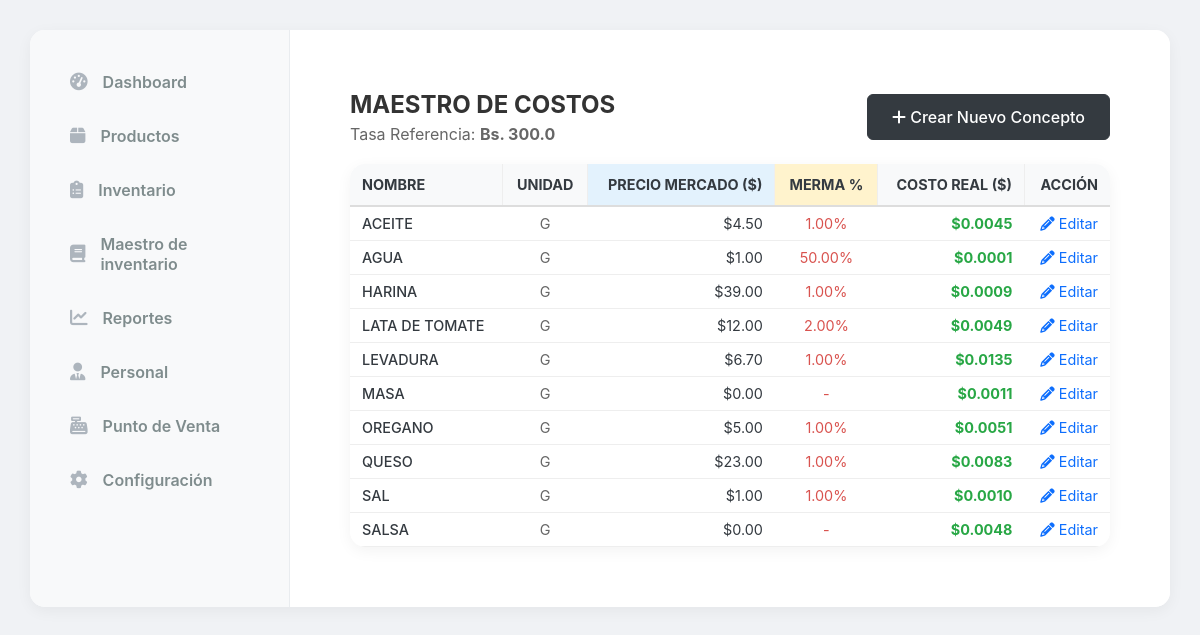
Page /maestros/ on the earlier database version.
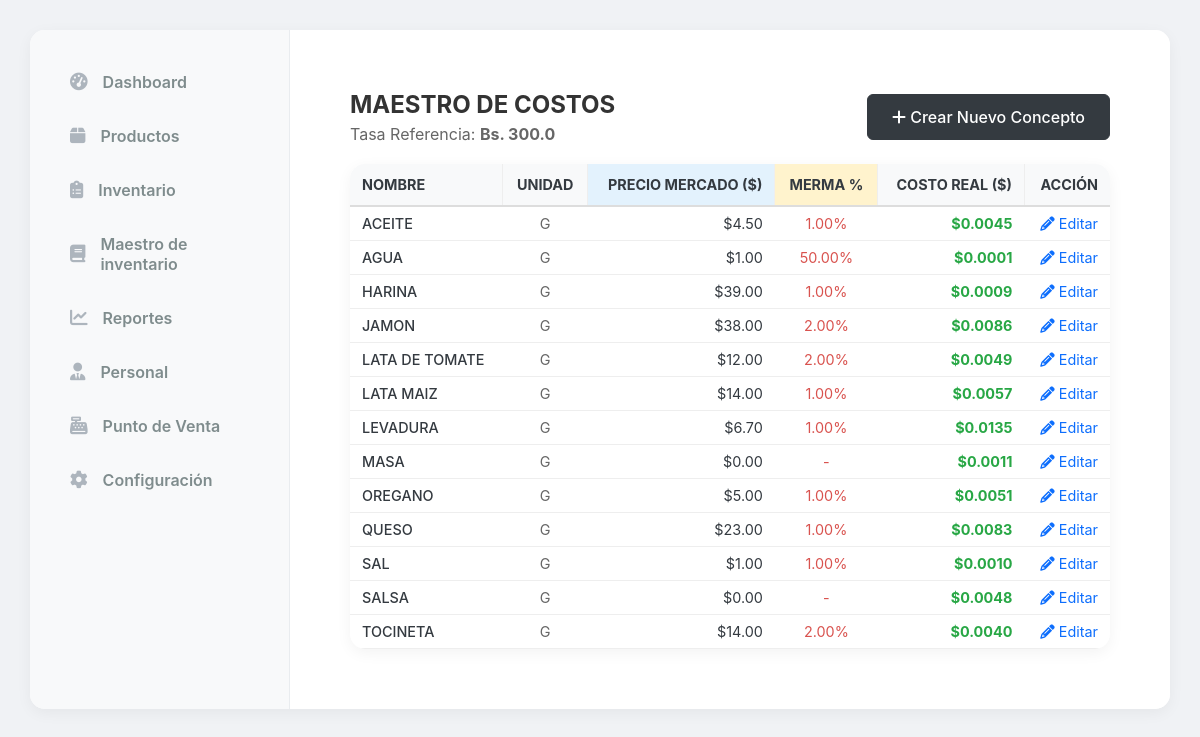
Same page on the later database version.
### inventory/models.py (models this page shows, shortened)
class Insumo(models.Model):
    nombre = models.CharField(max_length=200)
    categoria = models.ForeignKey(CategoriaInsumo, on_delete=models.SET_NULL, null=True)
    unidad = models.ForeignKey(UnidadMedida, on_delete=models.PROTECT, verbose_name="Unidad Base")
    cantidad_por_precio = models.DecimalField(max_digits=10, decimal_places=2, default=1000, verbose_name="Cant. Ref")
    precio_mercado = models.DecimalField(max_digits=12, decimal_places=2, default=0, verbose_name="Precio Mercado ($)")
    merma_porcentaje = models.DecimalField(max_digits=5, decimal_places=2, default=0, verbose_name="% Merma")
    costo_unitario = models.DecimalField(max_digits=12, decimal_places=6, default=0, verbose_name="Costo Real x Gramo")
    stock_actual = models.DecimalField(max_digits=12, decimal_places=3, default=0)
    stock_minimo = models.DecimalField(max_digits=12, decimal_places=3, default=500)
    es_insumo_compuesto = models.BooleanField(default=False)

class UnidadMedida(models.Model):
    nombre = models.CharField(max_length=50)
    codigo = models.CharField(max_length=10)
    factor = models.DecimalField(max_digits=10, decimal_places=4, default=1, help_text="1 para Gramos/ML. 1000 para KG/L.")

### maestros/views.py (the view)
# urls.py: path('', views.maestro_list, name='maestro_list'),
def maestro_list(request):
    insumos = Insumo.objects.all().order_by('nombre')
    tasa_dolar = 300.00
    return render(request, 'maestros/maestro_list.html', {
        'insumos': insumos,
        'tasa': tasa_dolar
    })

### maestros/templates/maestros/maestro_list.html (shortened to what this page needs)
{% extends 'base.html' %}
{% block content %}
<div style="padding: 20px;">
    <div style="display: flex; justify-content: space-between; align-items: center; margin-bottom: 20px;">
        <div>
            <h2 style="margin: 0; color: #333;">MAESTRO DE COSTOS</h2>
            <p style="margin: 5px 0 0 0; color: #666;">Tasa Referencia: <b>Bs. {{ tasa }}</b></p>
        </div>
        <a href="{% url 'maestro_create' %}" class="add-btn">
            <i class="fas fa-plus"></i> Crear Nuevo Concepto
        </a>
    </div>
    <div class="card-style" style="padding: 0; overflow-x: auto;">
        <table style="width: 100%; border-collapse: collapse; font-size: 0.9rem;">
            <thead>
                <tr style="background-color: #f8f9fa; border-bottom: 2px solid #ddd;">
                    <th style="padding: 12px; text-align: left; border-right: 1px solid #eee;">NOMBRE</th>
                    <th style="padding: 12px; text-align: center; border-right: 1px solid #eee;">UNIDAD</th>
                    <th style="padding: 12px; text-align: right; border-right: 1px solid #eee; background: #e3f2fd;">PRECIO MERCADO ($)</th>
                    <th style="padding: 12px; text-align: center; border-right: 1px solid #eee; background: #fff3cd;">MERMA %</th>
                    <th style="padding: 12px; text-align: right; border-right: 1px solid #eee;">COSTO REAL ($)</th>
                    <th style="padding: 12px; text-align: right;">ACCIÓN</th>
                </tr>
            </thead>
            <tbody>
                {% for insumo in insumos %}
                <tr style="border-bottom: 1px solid #eee; hover: background-color: #f1f1f1;">
                    <td style="padding: 8px 12px; font-weight: 500;">{{ insumo.nombre }}</td>
                    <td style="padding: 8px 12px; text-align: center; color: #666;">{{ insumo.unidad.codigo }}</td>
                    <td style="padding: 8px 12px; text-align: right;">
                        ${{ insumo.precio_mercado|floatformat:2 }}
                    </td>
                    <td style="padding: 8px 12px; text-align: center; color: #d9534f;">
                        {% if insumo.merma_porcentaje > 0 %}{{ insumo.merma_porcentaje }}%{% else %}-{% endif %}
                    </td>
                    <td style="padding: 8px 12px; text-align: right; font-weight: bold; color: #28a745;">
                        ${{ insumo.costo_unitario|floatformat:4 }}
                    </td>
                    <td style="padding: 8px 12px; text-align: right;">
                        <a href="{% url 'maestro_edit' insumo.id %}" style="color: #0d6efd; text-decoration: none;">
                            <i class="fas fa-pencil-alt"></i> Editar
                        </a>
                    </td>
                </tr>
                {% endfor %}
            </tbody>
        </table>
    </div>
</div>
{% endblock %}

Differences in the rows shown:
added Insumo: nombre "JAMON", unidad.codigo "G", precio_mercado "38.00", merma_porcentaje "2.00", costo_unitario "0.0086"
added Insumo: nombre "LATA MAIZ", unidad.codigo "G", precio_mercado "14.00", merma_porcentaje "1.00", costo_unitario "0.0057"
added Insumo: nombre "TOCINETA", unidad.codigo "G", precio_mercado "14.00", merma_porcentaje "2.00", costo_unitario "0.0040"
